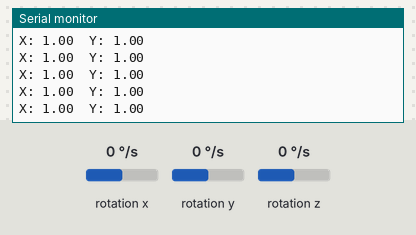
A sketch run on a simulated Arduino Nano 33 IoT. On the bench: the last lines printed to the serial monitor. The test bench sets the inputs (shaded band); at power-on: rotation x 0 °/s, rotation y 0 °/s, rotation z 0 °/s. WiFi joins after 1.5 s; servers stay silent unless stated.

Above: at 2.9 s.
3.0 s: rotation x set to -192 °/s
At 3.36 s:
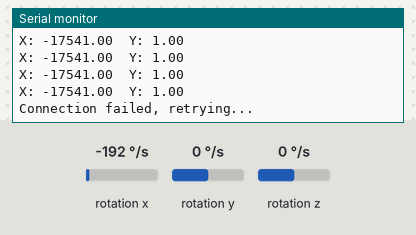
6.0 s: rotation y set to -192 °/s
At 6.76 s:
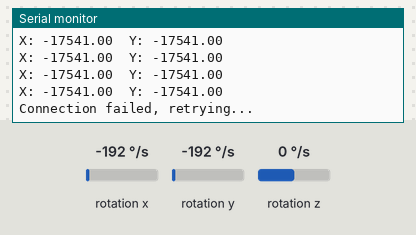
7.5 s: rotation x set to -100 °/s
At 8.47 s:
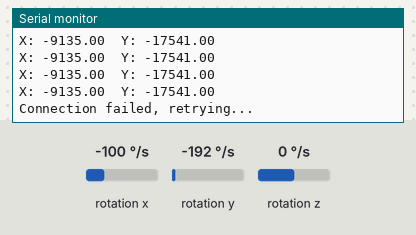
Timing chart, 0 to 10.5 s (numbered marks = the images above; inputs shaded):
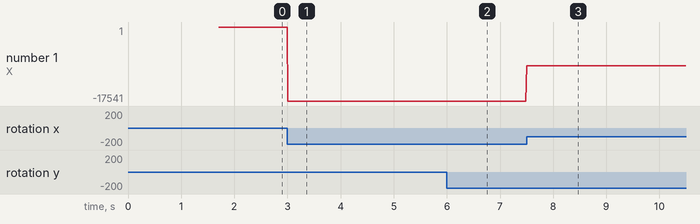

The sketch:

gyro1.ino
```cpp
#include <Arduino_LSM6DS3.h> // library for Arduino Nano 33 IOT
#include <stdlib.h>

// library for transmitting data through TCP
#include <SPI.h>
#include <WiFiNINA.h>


char ssid[] = "bhoomika-Latitude-5520";
char pass[] = "temporary";

char server[] = "143.167.181.242"; // IP address of the destination server. NEEDS TO BE SAME AS IN SERVER.PY
//char my_hostname[] = "bgandhi1.shef.ac.uk"; // not currently working
//IPAddress server; // store IP address in this variable
int port = 2055; // Port to connect (for HTTP it's usually 80)

// get IP address:
//int err = WiFi.hostByName(my_hostname, server);


WiFiClient client;

float x, y, z; // z unused
float degX = 0.0;
float degY = 0.0;
String newval1, newval2;

char *dtostrf (double val, signed char width, unsigned char prec, char *sout) {
  char fmt[20];
  sprintf(fmt, "%%%d.%df", width, prec);
  sprintf(sout, fmt, val);
  return sout;

}

void setup() {
  Serial.begin(57600);
  //  while (!Serial) {
  //    ; // Wait for serial port to connect. Needed for native USB port only
  //  }

  // attempt to connect to WiFi network
  while (WiFi.begin(ssid, pass) != WL_CONNECTED) {
    Serial.print("Attempting to connect to SSID: ");
    Serial.println(ssid);
    delay(10000);
  }
  Serial.println("Connected to WiFi");

  if (!IMU.begin()) {
    Serial.println("Failed to initialise IMU!");
    while (1);
  }

  Serial.print("Gyroscope sample rate = ");
  Serial.print(IMU.gyroscopeSampleRate());
  Serial.println("Hz");

  //  client.stop();
  // establish connection to server
  while (!client.connected())
  {
    Serial.println("Connecting to server...");
    if (client.connect(server, port))
    {
      Serial.println("Connected to server");
    }
    else
    {
      Serial.println("Connection failed");
    }
  }

  // IP address by hostname method. maybe this could replace above method??
//  if (err == 1) {
//    Serial.print("IP address: ");
//    Serial.println(server);
//  }
//  else {
//    Serial.print("Error code: ");
//    Serial.println(err);
//  }

}

void loop() {
  if (client.connected()) {
    if (IMU.gyroscopeAvailable())
    {
      IMU.readGyroscope(x, y, z);
      x = 100 * x;
      degX = map(x, -100, 97, -90, 90);
      Serial.print("X: ");
      Serial.print(degX);
      y = 100 * y;
      degY = map(y, -100, 97, -90, 90);
      Serial.print("  Y: ");
      Serial.println(degY);

      // Send your data here
      char buffer[32];
      dtostrf(degX, 5, 3, buffer); // Convert float to string with 5 digits and 3 decimal places
      strcat(buffer, ","); // Add a comma delimiter
      dtostrf(degY, 5, 3, buffer + strlen(buffer));
      newval1 = String(degX);
      newval2 = String(degY);
      client.println(buffer);
//      client.println(newval1+","+newval2);
//      Serial.println(newval1+","+newval2);
      //      client.stop();
    }
    else
    {
      client.println(404.0404040);
      client.println(404.0404040);
    }
  }
  else {
    client.stop();
    Serial.println("Connection failed, retrying...");
    if (client.connect(server, port))
    {
      Serial.println("Connected to server");
    }
    else
    {
      Serial.println("Connection failed");
    }
  }

  delay(10);
}
```

Measured:
- after the input at 3.0 s, the serial monitor: prints a new line at once (image 1)
- after the input at 6.0 s, the serial monitor: prints a new line at once (image 2)
- after the input at 7.5 s, the serial monitor: prints a new line at once (image 3)
- plotted number 1: 1 → -17541 after the input at 3.0 s, -17541 → -9135 after the input at 7.5 s
